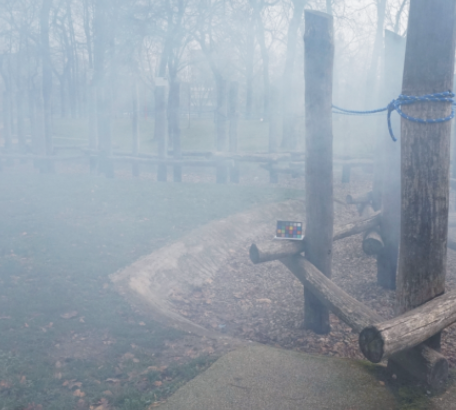
#> input picture Project_X/2.png, 456 x 410 px, found by its file name
$ python dcp.py
#> lines starting #> are read from the running program, lines starting #| are printed output that depends on the picture
import cv2
import numpy as np
import matplotlib.pyplot as plt
import os  # For path operations


# ... (所有函数定义: get_dark_channel, estimate_atmospheric_light,
#      estimate_transmission, refine_transmission_guided_filter,
#      recover_dehazed_image, dehaze_dcp_main 都和之前一样)
# 我将把这些函数折叠起来以便聚焦于修改的部分
# <editor-fold desc="Helper Functions (unchanged from previous version)">
def get_dark_channel(image, patch_size):
    min_channel_img = np.min(image, axis=2)
    kernel = cv2.getStructuringElement(cv2.MORPH_RECT, (patch_size, patch_size))
    dark_channel = cv2.erode(min_channel_img, kernel)
    return dark_channel


def estimate_atmospheric_light(image_hazy, dark_channel, percentile=0.001):
    rows, cols, _ = image_hazy.shape
    num_pixels = rows * cols
    num_brightest = int(max(1, num_pixels * percentile))
    dark_channel_flat = dark_channel.flatten()
    brightest_indices = np.argsort(dark_channel_flat)[-num_brightest:]
    image_hazy_flat = image_hazy.reshape(num_pixels, 3)
    A_candidates = image_hazy_flat[brightest_indices]
    A = np.mean(A_candidates, axis=0)
    return A.reshape(1, 1, 3)


def estimate_transmission(image_hazy, A, patch_size, omega=0.95):
    A_safe = np.maximum(A, 1e-6)
    image_norm_A = image_hazy / A_safe
    dark_channel_norm_A = get_dark_channel(image_norm_A, patch_size)
    t_tilde = 1.0 - omega * dark_channel_norm_A
    return t_tilde


def refine_transmission_guided_filter(image_hazy, t_tilde, radius, eps):
    gray_image = cv2.cvtColor(image_hazy.astype(np.float32), cv2.COLOR_BGR2GRAY)
    t_tilde_float32 = t_tilde.astype(np.float32)
    if hasattr(cv2, 'ximgproc') and hasattr(cv2.ximgproc, 'guidedFilter'):
        t_refined = cv2.ximgproc.guidedFilter(guide=gray_image, src=t_tilde_float32,
                                              radius=radius, eps=eps * eps)  # eps is squared inside for OpenCV
    else:
        print("Warning: cv2.ximgproc.guidedFilter not found. Using Gaussian blur (suboptimal).")
        ksize = 2 * radius + 1
        t_refined = cv2.GaussianBlur(t_tilde_float32, (ksize, ksize), 0)
    return t_refined


def recover_dehazed_image(image_hazy, A, t_refined, t0=0.1):
    t_bounded = np.maximum(t_refined, t0)
    t_bounded_3channel = np.expand_dims(t_bounded, axis=2)
    J = (image_hazy - A) / t_bounded_3channel + A
    J = np.clip(J, 0, 1)
    return J


def dehaze_dcp_main(image_hazy_bgr,
                    patch_size=15,
                    omega=0.95,
                    t0=0.1,
                    guided_filter_radius=40,
                    guided_filter_eps=0.001,
                    atmospheric_light_percentile=0.001):
    if image_hazy_bgr.dtype == np.uint8:
        image_hazy_norm = image_hazy_bgr.astype(np.float64) / 255.0
    elif image_hazy_bgr.max() > 1.0:
        print("Warning: Input float image seems not to be in [0,1] range. Normalizing assuming [0,255] range.")
        image_hazy_norm = image_hazy_bgr.astype(np.float64) / 255.0
    else:
        image_hazy_norm = image_hazy_bgr.astype(np.float64)

    if image_hazy_norm.ndim == 2:
        image_hazy_norm = cv2.cvtColor(image_hazy_norm, cv2.COLOR_GRAY2BGR)
    elif image_hazy_norm.shape[2] == 4:
        image_hazy_norm = cv2.cvtColor(image_hazy_norm, cv2.COLOR_RGBA2BGR)

    # print("1. Computing Dark Channel...") # Can be commented out for cleaner output
    dark_channel = get_dark_channel(image_hazy_norm, patch_size)
    # print("2. Estimating Atmospheric Light...")
    A = estimate_atmospheric_light(image_hazy_norm, dark_channel, percentile=atmospheric_light_percentile)
    # print(f"   Estimated Atmospheric Light (BGR): {A.flatten()}")
    # print("3. Estimating Initial Transmission Map...")
    t_tilde = estimate_transmission(image_hazy_norm, A, patch_size, omega)
    # print("4. Refining Transmission Map using Guided Filter...")
    t_refined = refine_transmission_guided_filter(image_hazy_norm, t_tilde,
                                                  radius=guided_filter_radius,
                                                  eps=guided_filter_eps)
    # print("5. Recovering Haze-Free Image...")
    J_dehazed = recover_dehazed_image(image_hazy_norm, A, t_refined, t0)
    return J_dehazed  # , dark_channel, t_refined (return these if still needed elsewhere)


# </editor-fold>


if __name__ == '__main__':
    # --- Configuration ---
    # 用你自己的图片路径替换
    img_path = '/Users/limttkx/Downloads/图像去雾/Project_X/2.png'  # 例如 'hazy_forest.png'
    # 保存去雾后图像的路径和文件名
    output_dir = 'dehazed_results'
    if not os.path.exists(output_dir):
        os.makedirs(output_dir)

    base_filename = os.path.splitext(os.path.basename(img_path))[0]
    save_path = os.path.join(output_dir, f'{base_filename}_dehazed_dcp.png')

    # --- Load Image ---
    try:
        image_hazy_orig = cv2.imread(img_path)
#> image_hazy_orig is the input picture: shape (410, 456, 3); mean B, G, R 170.5, 159.6, 149
        if image_hazy_orig is None:
            raise FileNotFoundError(f"Image not found at {img_path}")
    except FileNotFoundError as e:
        print(e)
        print("Creating a synthetic hazy image for demonstration.")
        clean_img = np.zeros((300, 400, 3), dtype=np.float64)
        clean_img[:, :150, 0] = 0.8
        clean_img[:, 150:250, 1] = 0.7
        clean_img[:, 250:, 2] = 0.9
        X, Y = np.meshgrid(np.linspace(0, 1, 400), np.linspace(0, 1, 300))
        transmission_syn = 0.3 + 0.5 * (X + Y) / 2
        transmission_syn_3ch = np.expand_dims(transmission_syn, axis=2)
        A_syn = np.array([[[0.8, 0.85, 0.9]]])
        image_hazy_orig_float = clean_img * transmission_syn_3ch + A_syn * (1 - transmission_syn_3ch)
        image_hazy_orig_float = np.clip(image_hazy_orig_float, 0, 1)
        image_hazy_orig = (image_hazy_orig_float * 255).astype(np.uint8)
        img_path = "synthetic_hazy_image.png"  # Update for synthetic image saving
        base_filename = os.path.splitext(os.path.basename(img_path))[0]
        save_path = os.path.join(output_dir, f'{base_filename}_dehazed_dcp.png')

    # --- Dehaze Parameters ---
    patch_sz = 15
    omega_val = 0.95
    t0_val = 0.1
    gf_radius = 60
    gf_eps_val = 0.001  # K. He 论文中的原始 eps
    atm_light_perc = 0.001

    print(f"Processing image: {img_path}")
    print("Dehazing in progress...")

    # --- Dehaze the image ---
    # J_dehazed, _, _ = dehaze_dcp_main( # If dehaze_dcp_main returns 3 values
    J_dehazed = dehaze_dcp_main(  # If dehaze_dcp_main is modified to return only J_dehazed
        image_hazy_orig,
        patch_size=patch_sz,
        omega=omega_val,
        t0=t0_val,
        guided_filter_radius=gf_radius,
        guided_filter_eps=gf_eps_val,
        atmospheric_light_percentile=atm_light_perc
    )
#> in get_dark_channel, `min_channel_img = np.min(image, axis=2)`:
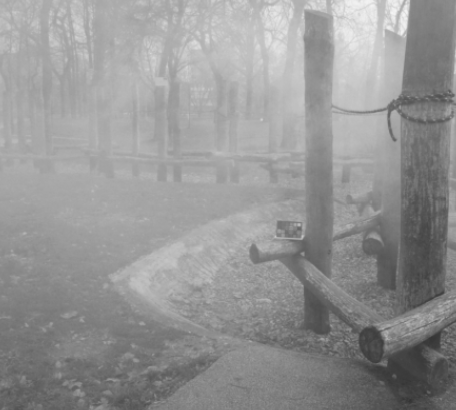
#> min_channel_img: shape (410, 456) float64; min 0.2, max 0.953, mean 0.583
#> in get_dark_channel, `dark_channel = cv2.erode(min_channel_img, kernel)`:
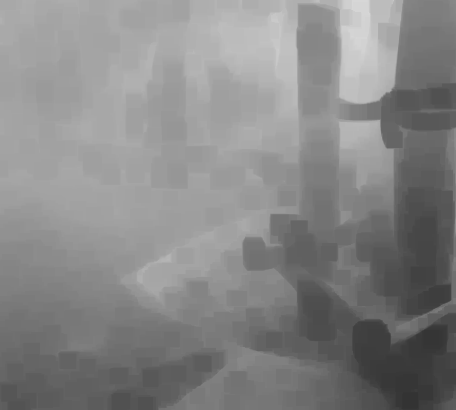
#> dark_channel: shape (410, 456) float64; min 0.2, max 0.847, mean 0.526
#> in estimate_atmospheric_light, `brightest_indices = np.argsort(dark_channel_flat)[-num_brightest:]`: brightest_indices = 186 values, max 17684 at index 138, min 352 at index 183, mean 4334.2
#> in estimate_atmospheric_light, `A_candidates = image_hazy_flat[brightest_indices]`: A_candidates = 186 rows, first 8: [0.929, 0.918, 0.91], [0.922, 0.91, 0.902], [0.91, 0.898, 0.89], [0.914, 0.902, 0.89], [0.922, 0.906, 0.898], [0.933, 0.925, 0.918], [0.937, 0.925, 0.918], [0.922, 0.91, 0.902]
#> in estimate_atmospheric_light, `A = np.mean(A_candidates, axis=0)`: A = [0.924, 0.911, 0.902]
#> in dehaze_dcp_main, `A = estimate_atmospheric_light(image_hazy_norm, dark_channel, percenti..`: A = [[0.924, 0.911, 0.902]]
#> in estimate_transmission, `image_norm_A = image_hazy / A_safe`:
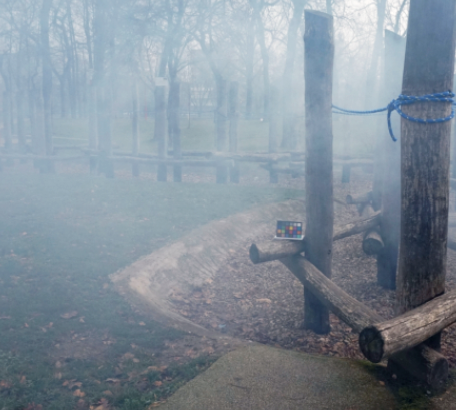
#> image_norm_A: shape (410, 456, 3) float64; mean B, G, R 0.724, 0.687, 0.648; drawn with min black and max white
#> call 2 of get_dark_channel, with patch_size = 15
#> in get_dark_channel (call 2), `min_channel_img = np.min(image, axis=2)`:
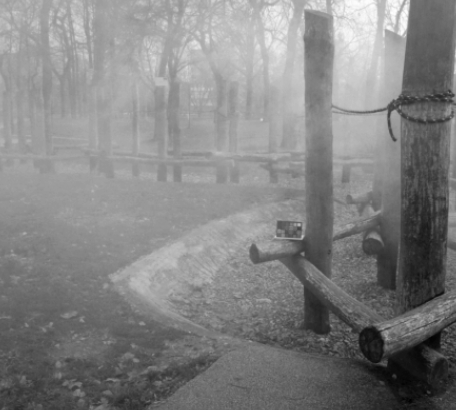
#> min_channel_img: shape (410, 456) float64; min 0.222, max 1.04, mean 0.645; drawn with min black and max white
#> in refine_transmission_guided_filter, `t_refined = cv2.ximgproc.guidedFilter(guide=gray_image, src=t_tilde_fl..`:
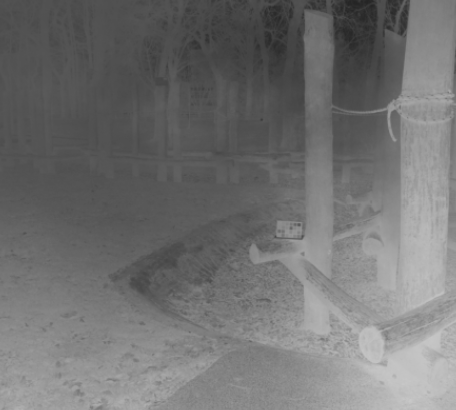
#> t_refined: shape (410, 456) float32; min 0.143, max 0.787, mean 0.447
#> in recover_dehazed_image, `J = (image_hazy - A) / t_bounded_3channel + A`:
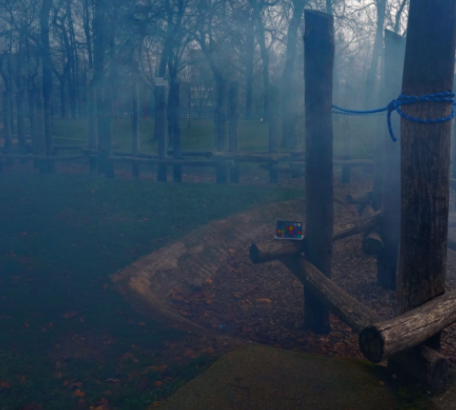
#> J: shape (410, 456, 3) float64; mean B, G, R 0.395, 0.309, 0.212; drawn with min black and max white
#> in recover_dehazed_image, `J = np.clip(J, 0, 1)`:
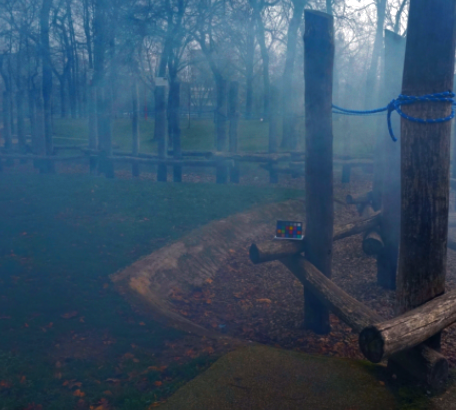
#> J: shape (410, 456, 3) float64; mean B, G, R 0.395, 0.309, 0.212
    print("Dehazing complete.")

    # --- Prepare for Display (BGR to RGB for Matplotlib) ---
    image_hazy_rgb_disp = cv2.cvtColor(image_hazy_orig, cv2.COLOR_BGR2RGB)
    # J_dehazed is already in [0,1] float format, convert to uint8 for display and saving
    J_dehazed_display = (J_dehazed * 255).astype(np.uint8)
    J_dehazed_rgb_disp = cv2.cvtColor(J_dehazed_display, cv2.COLOR_BGR2RGB)

    # --- Display Results ---
    plt.figure(figsize=(12, 6))

    plt.subplot(1, 2, 1)
    plt.imshow(image_hazy_rgb_disp)
    plt.title('Original Hazy Image')
    plt.axis('off')

    plt.subplot(1, 2, 2)
    plt.imshow(J_dehazed_rgb_disp)
    plt.title(f'Dehazed Image (DCP)')
    plt.axis('off')

    plt.tight_layout()
    plt.show()

    # --- Save the Dehazed Image ---
    # J_dehazed is float [0,1]. Convert to uint8 [0,255] for saving with cv2.imwrite
    J_dehazed_to_save = (J_dehazed * 255).astype(np.uint8)
    try:
        cv2.imwrite(save_path, J_dehazed_to_save)
        print(f"Dehazed image saved to: {save_path}")
    except Exception as e:
        print(f"Error saving image: {e}")

$ run again, with Project_X/1.png copied over Project_X/2.png
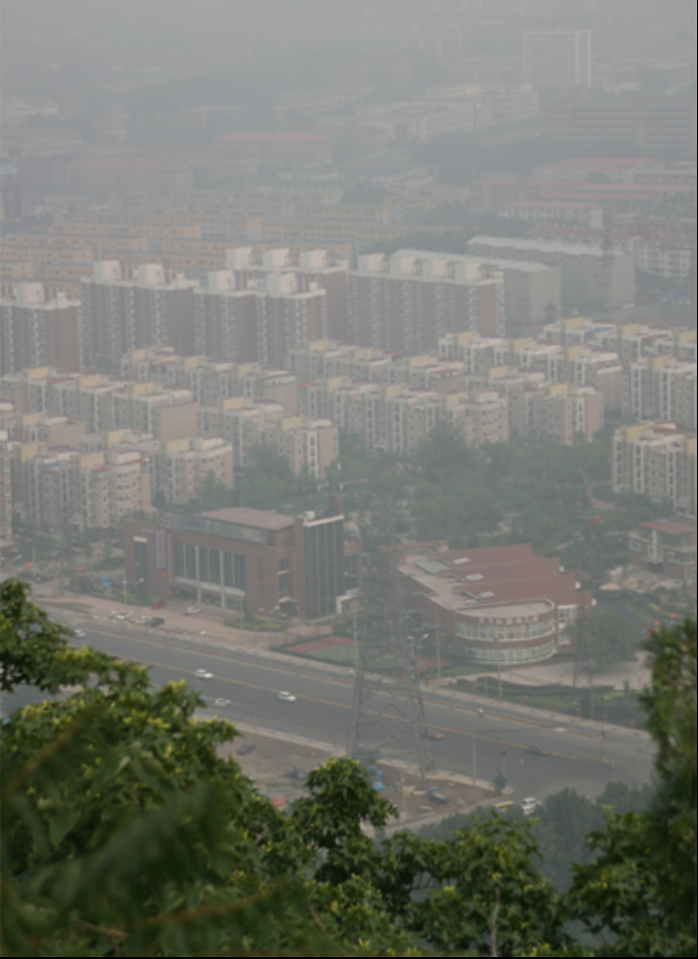
#> input picture Project_X/1.png, 698 x 959 px, found by its file name
#> image_hazy_orig is the input picture: shape (959, 698, 3); mean B, G, R 113.1, 120.7, 118.9
#> in get_dark_channel, `dark_channel = cv2.erode(min_channel_img, kernel)`:
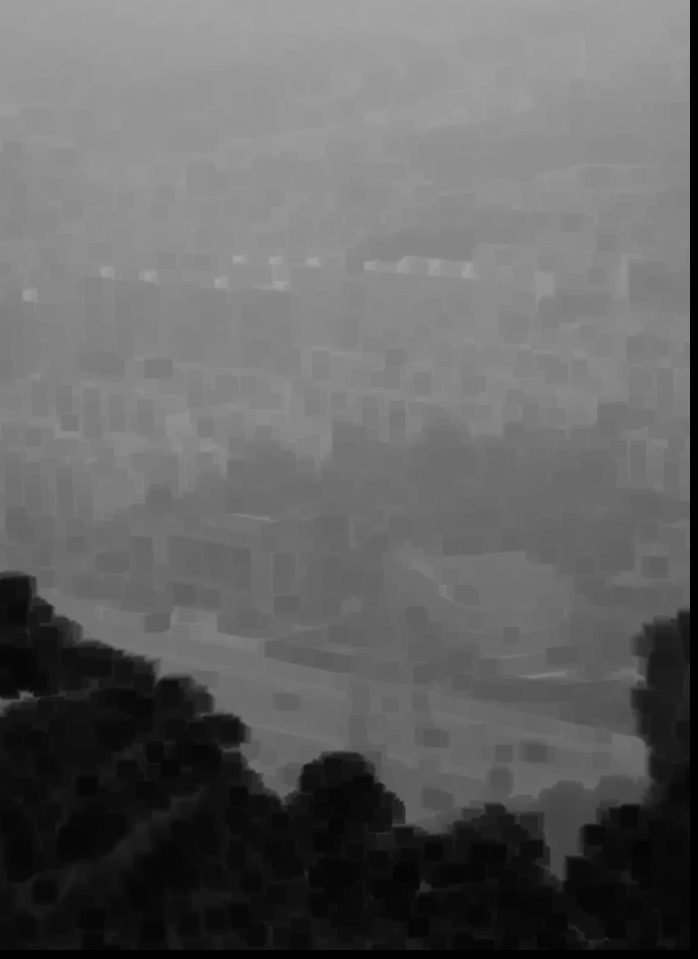
#> dark_channel: shape (959, 698) float64; min 0, max 0.643, mean 0.39
#> brightest_indices = 669 values, max 183149 at index 602, min 165 at index 608, mean 15589
#> A_candidates = 669 rows, first 8: [0.643, 0.643, 0.647], [0.647, 0.643, 0.639], [0.647, 0.643, 0.639], [0.643, 0.643, 0.639], [0.643, 0.643, 0.639], [0.643, 0.643, 0.639], [0.639, 0.639, 0.643], [0.635, 0.639, 0.643]
#> in estimate_atmospheric_light, `A = np.mean(A_candidates, axis=0)`: A = [0.648, 0.648, 0.649]
#> in dehaze_dcp_main, `A = estimate_atmospheric_light(image_hazy_norm, dark_channel, percenti..`: A = [[0.648, 0.648, 0.649]]
#> in recover_dehazed_image, `J = np.clip(J, 0, 1)`:
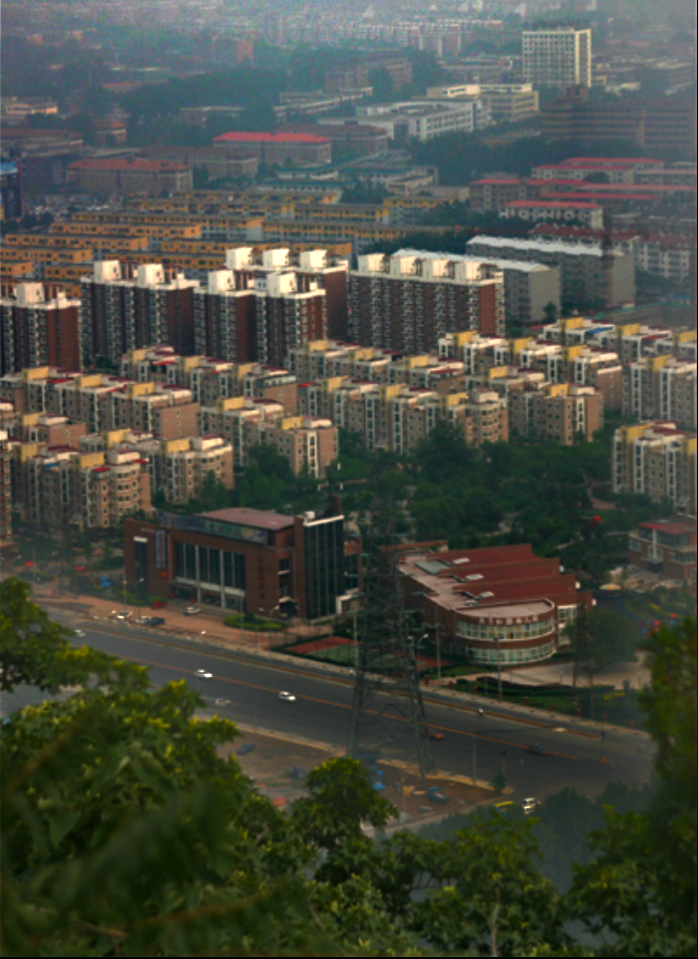
#> J: shape (959, 698, 3) float64; mean B, G, R 0.256, 0.3, 0.289
